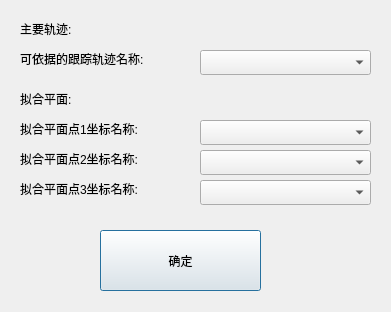
<?xml version="1.0" encoding="UTF-8"?>
<ui version="4.0">
 <class>plotedit2Dlg</class>
 <widget class="QDialog" name="plotedit2Dlg">
  <property name="geometry">
   <rect>
    <x>0</x>
    <y>0</y>
    <width>391</width>
    <height>312</height>
   </rect>
  </property>
  <property name="windowTitle">
   <string>Dialog</string>
  </property>
  <widget class="QComboBox" name="comboBox_0">
   <property name="geometry">
    <rect>
     <x>200</x>
     <y>50</y>
     <width>171</width>
     <height>25</height>
    </rect>
   </property>
  </widget>
  <widget class="QLabel" name="label">
   <property name="geometry">
    <rect>
     <x>20</x>
     <y>50</y>
     <width>161</width>
     <height>17</height>
    </rect>
   </property>
   <property name="text">
    <string>可依据的跟踪轨迹名称:</string>
   </property>
  </widget>
  <widget class="QLabel" name="label_2">
   <property name="geometry">
    <rect>
     <x>20</x>
     <y>20</y>
     <width>67</width>
     <height>17</height>
    </rect>
   </property>
   <property name="text">
    <string>主要轨迹:</string>
   </property>
  </widget>
  <widget class="QPushButton" name="pushButton">
   <property name="geometry">
    <rect>
     <x>100</x>
     <y>230</y>
     <width>161</width>
     <height>61</height>
    </rect>
   </property>
   <property name="text">
    <string>确定</string>
   </property>
  </widget>
  <widget class="QComboBox" name="comboBox_3">
   <property name="geometry">
    <rect>
     <x>200</x>
     <y>180</y>
     <width>171</width>
     <height>25</height>
    </rect>
   </property>
  </widget>
  <widget class="QComboBox" name="comboBox_2">
   <property name="geometry">
    <rect>
     <x>200</x>
     <y>150</y>
     <width>171</width>
     <height>25</height>
    </rect>
   </property>
  </widget>
  <widget class="QLabel" name="label_6">
   <property name="geometry">
    <rect>
     <x>20</x>
     <y>180</y>
     <width>171</width>
     <height>17</height>
    </rect>
   </property>
   <property name="text">
    <string>拟合平面点3坐标名称:</string>
   </property>
  </widget>
  <widget class="QComboBox" name="comboBox_1">
   <property name="geometry">
    <rect>
     <x>200</x>
     <y>120</y>
     <width>171</width>
     <height>25</height>
    </rect>
   </property>
  </widget>
  <widget class="QLabel" name="label_8">
   <property name="geometry">
    <rect>
     <x>20</x>
     <y>150</y>
     <width>171</width>
     <height>17</height>
    </rect>
   </property>
   <property name="text">
    <string>拟合平面点2坐标名称:</string>
   </property>
  </widget>
  <widget class="QLabel" name="label_5">
   <property name="geometry">
    <rect>
     <x>20</x>
     <y>120</y>
     <width>171</width>
     <height>17</height>
    </rect>
   </property>
   <property name="text">
    <string>拟合平面点1坐标名称:</string>
   </property>
  </widget>
  <widget class="QLabel" name="label_7">
   <property name="geometry">
    <rect>
     <x>20</x>
     <y>90</y>
     <width>151</width>
     <height>17</height>
    </rect>
   </property>
   <property name="text">
    <string>拟合平面:</string>
   </property>
  </widget>
 </widget>
 <resources/>
 <connections/>
</ui>
